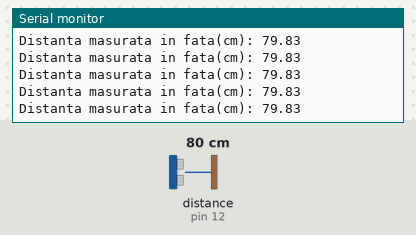
This sketch was run on a simulated Arduino Uno, built with avr-gcc and run on an emulated ATmega328P. On the bench: the last lines printed to the serial monitor. Wiring (inferred from the names in the program): ultrasonic range finder: trigger pin 9; echo pin 12. The inputs (shaded band) are chosen by the test bench; at power-on: distance to the obstacle (sensor on pin 12) 80 cm. The echo pulse lasts 58.3 µs per cm.

Above: at 1.2 s.
1.3 s: distance to the obstacle (sensor on pin 12) set to 35 cm
At 1.38 s:
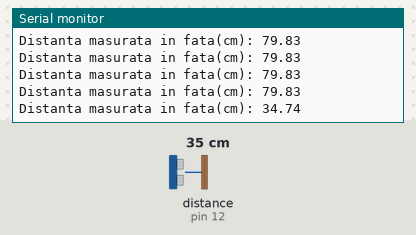
4.3 s: distance to the obstacle (sensor on pin 12) set to 250 cm
At 4.38 s:
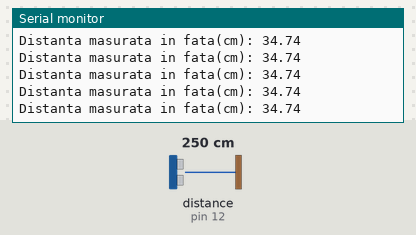
7.3 s: distance to the obstacle (sensor on pin 12) set to 35 cm
At 7.39 s:
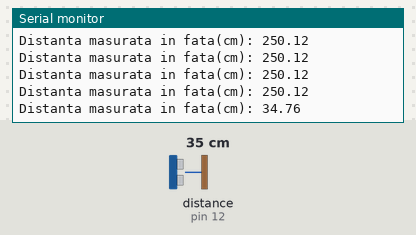
10.3 s: distance to the obstacle (sensor on pin 12) set to 250 cm
At 10.5 s:
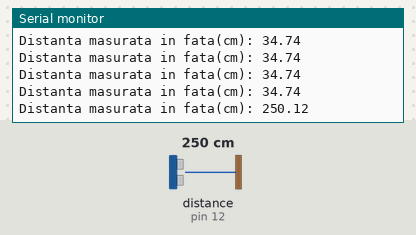
16.3 s: distance to the obstacle (sensor on pin 12) set to 18 cm
At 16.4 s:
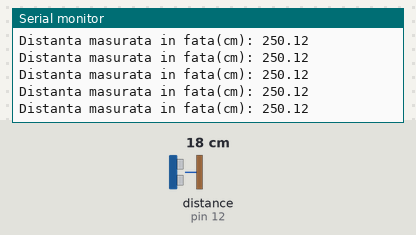
19.3 s: distance to the obstacle (sensor on pin 12) set to 60 cm
At 19.37 s:
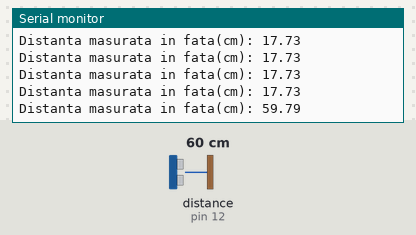
Timing chart, 0 to 22.3 s (numbered marks = the images above; inputs shaded):
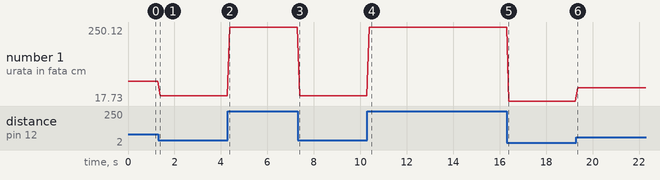

Measured:
- after the input at 1.3 s, the serial monitor: prints a new line after 0.08 s (image 1)
- after the input at 7.3 s, the serial monitor: prints a new line after 0.08 s (image 3)
- after the input at 10.3 s, the serial monitor: prints a new line after 0.09 s (image 4)
- after the input at 19.3 s, the serial monitor: prints a new line after 0.07 s (image 6)
- plotted number 1: 79.83 → 34.74 after the input at 1.3 s, 34.74 → 250.12 after the input at 4.3 s, 250.12 → 34.74 after the input at 7.3 s, 34.74 → 250.12 after the input at 10.3 s, 250.12 → 17.73 after the input at 16.3 s

The sketch:

cod_test.ino
```cpp
/*
 * HC-SR04 example sketch
 *
 * https://create.arduino.cc/projecthub/Isaac100/getting-started-with-the-hc-sr04-ultrasonic-sensor-036380
 *
 * by Isaac100
 */

const int trigPin = 9;
const int echoPin = 12;

float duration, distance;

void setup() {
  pinMode(trigPin, OUTPUT);
  pinMode(echoPin, INPUT);
  Serial.begin(9600);
}

void loop() {
  digitalWrite(trigPin, LOW);
  delayMicroseconds(2);
  digitalWrite(trigPin, HIGH);
  delayMicroseconds(10);
  digitalWrite(trigPin, LOW);

  duration = pulseIn(echoPin, HIGH);
  distance = (duration / 2) / 29.1;
  Serial.print("Distanta masurata in fata(cm): ");
  Serial.print(distance);
  Serial.println(" ");
  delay(100);

  if (distance > 25  )
    {
      digitalWrite(4, LOW);
      digitalWrite(3, LOW);
      digitalWrite(2, LOW);

    }
    else if (distance < 25 && distance >= 20 )
    {
      digitalWrite(4, LOW);
      digitalWrite(3, LOW);
      digitalWrite(2, HIGH);

    }

    else if (distance <= 20 && distance >= 10 )
    {
      digitalWrite(4, LOW);
      digitalWrite(3, HIGH);
      digitalWrite(2, HIGH);

    }

    else if (distance < 10 && distance > 0 )
    {
      digitalWrite(4, HIGH);
      digitalWrite(3, HIGH);
      digitalWrite(2, HIGH);

    }

}
```
